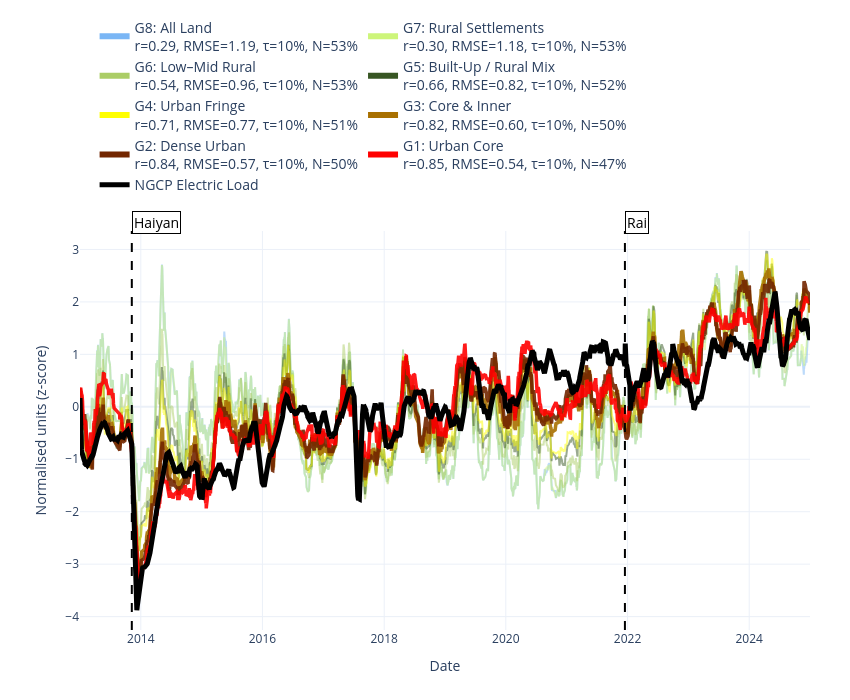
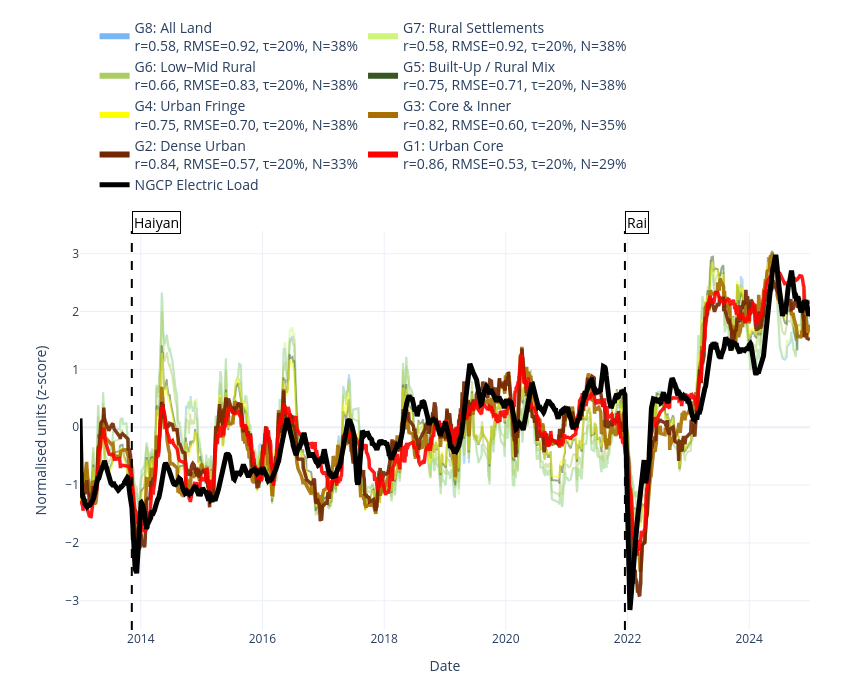
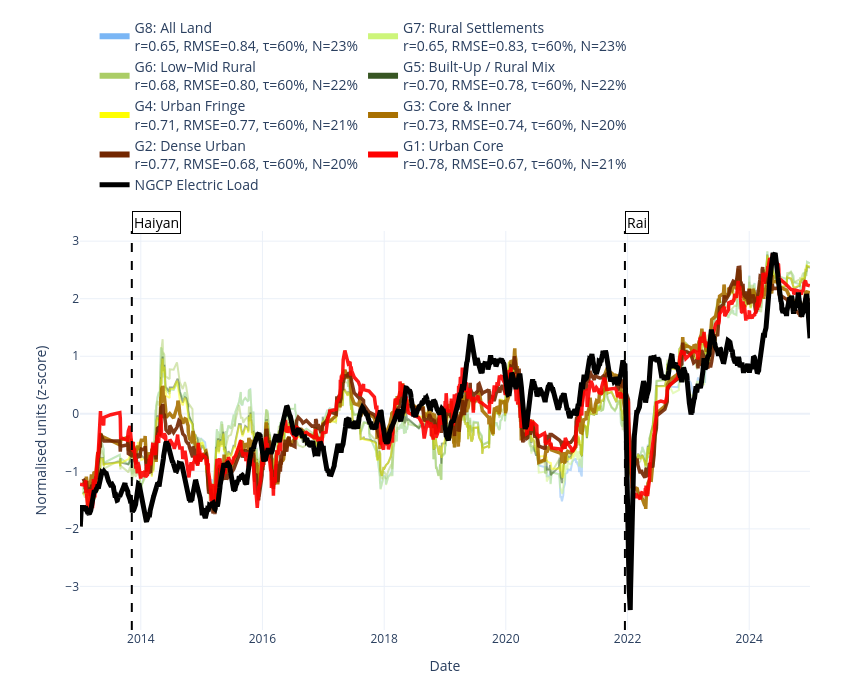
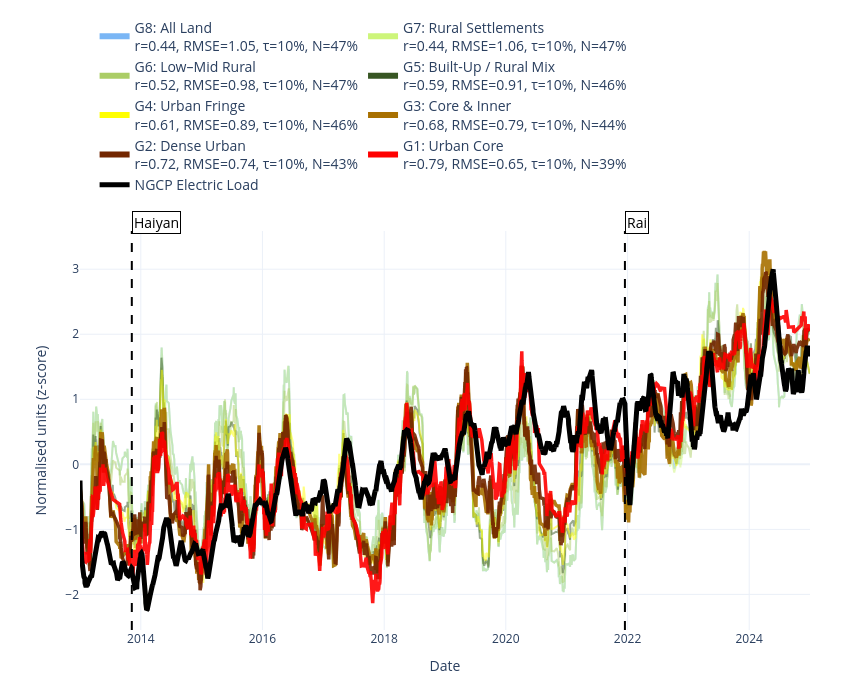

Source (notebook cell) for these figures, in order:
### Code cell
# ==============================
# Export Region-Specific Supplementary Alignment Figures
# ==============================

example_region_settings = {
    "Samar-Leyte": 10,
    "Bohol": 20,
    "Cebu": 60,
    "Negros": 10,
    "Panay": 10,
}

for region, tau in example_region_settings.items():
    fig_region = plot_ghsl_classes_vs_ngcp_zscore(
        df_all,
        ngcp_df,
        region=region,
        tau=tau,
        w=ROLLING_WINDOW,
        legend_position="top",
    )

    fig_region.show()

    safe_region = region.lower().replace("-", "_").replace(" ", "_")

    export_plotly_figure(
        fig_region,
        OUTPUT_MAIN_FIG_DIR / f"fig_08_{safe_region}_zscore_alignment_tau{tau}",
        width=850,
        height=700,
        scale=3,
        force_date_axis=True,
        tickformat="%Y",
    )

### Figure 1 — Plotly figure (JSON) as saved in the notebook; plotly's stock layout.template omitted (floating-point values rounded to 4 significant figures; data arrays with more than 128 entries replaced by an {"elided": "..."} marker saying what was removed)
{"data": [{"line": {"color": "rgba(122,182,245,0.5)", "width": 2}, "mode": "lines", "showlegend": false, "type": "scatter", "x": {"elided": "2513 str values"}, "y": {"elided": "2513 float values"}}, {"line": {"color": "#7ab6f5", "width": 6}, "mode": "lines", "name": "G8: All Land<br>r=0.29, RMSE=1.19, τ=10%, N=53%", "showlegend": true, "type": "scatter", "x": [null], "y": [null]}, {"line": {"color": "rgba(205,245,122,0.5)", "width": 2}, "mode": "lines", "showlegend": false, "type": "scatter", "x": {"elided": "2517 str values"}, "y": {"elided": "2517 float values"}}, {"line": {"color": "#cdf57a", "width": 6}, "mode": "lines", "name": "G7: Rural Settlements<br>r=0.30, RMSE=1.18, τ=10%, N=53%", "showlegend": true, "type": "scatter", "x": [null], "y": [null]}, {"line": {"color": "rgba(171,205,102,0.5)", "width": 2}, "mode": "lines", "showlegend": false, "type": "scatter", "x": {"elided": "2491 str values"}, "y": {"elided": "2491 float values"}}, {"line": {"color": "#abcd66", "width": 6}, "mode": "lines", "name": "G6: Low–Mid Rural<br>r=0.54, RMSE=0.96, τ=10%, N=53%", "showlegend": true, "type": "scatter", "x": [null], "y": [null]}, {"line": {"color": "rgba(55,86,35,0.5)", "width": 2}, "mode": "lines", "showlegend": false, "type": "scatter", "x": {"elided": "2455 str values"}, "y": {"elided": "2455 float values"}}, {"line": {"color": "#375623", "width": 6}, "mode": "lines", "name": "G5: Built-Up / Rural Mix<br>r=0.66, RMSE=0.82, τ=10%, N=52%", "showlegend": true, "type": "scatter", "x": [null], "y": [null]}, {"line": {"color": "rgba(255,255,0,0.5)", "width": 2}, "mode": "lines", "showlegend": false, "type": "scatter", "x": {"elided": "2430 str values"}, "y": {"elided": "2430 float values"}}, {"line": {"color": "#ffff00", "width": 6}, "mode": "lines", "name": "G4: Urban Fringe<br>r=0.71, RMSE=0.77, τ=10%, N=51%", "showlegend": true, "type": "scatter", "x": [null], "y": [null]}, {"line": {"color": "rgba(168,112,0,0.9)", "width": 3.5}, "mode": "lines", "showlegend": false, "type": "scatter", "x": {"elided": "2386 str values"}, "y": {"elided": "2386 float values"}}, {"line": {"color": "#a87000", "width": 6}, "mode": "lines", "name": "G3: Core & Inner<br>r=0.82, RMSE=0.60, τ=10%, N=50%", "showlegend": true, "type": "scatter", "x": [null], "y": [null]}, {"line": {"color": "rgba(115,38,0,0.9)", "width": 3.5}, "mode": "lines", "showlegend": false, "type": "scatter", "x": {"elided": "2365 str values"}, "y": {"elided": "2365 float values"}}, {"line": {"color": "#732600", "width": 6}, "mode": "lines", "name": "G2: Dense Urban<br>r=0.84, RMSE=0.57, τ=10%, N=50%", "showlegend": true, "type": "scatter", "x": [null], "y": [null]}, {"line": {"color": "rgba(255,0,0,0.9)", "width": 3.5}, "mode": "lines", "showlegend": false, "type": "scatter", "x": {"elided": "2212 str values"}, "y": {"elided": "2212 float values"}}, {"line": {"color": "#ff0000", "width": 6}, "mode": "lines", "name": "G1: Urban Core<br>r=0.85, RMSE=0.54, τ=10%, N=47%", "showlegend": true, "type": "scatter", "x": [null], "y": [null]}, {"line": {"color": "black", "width": 5}, "mode": "lines", "name": "NGCP Electric Load", "type": "scatter", "x": {"elided": "4383 str values"}, "y": {"elided": "4383 float values"}}], "layout": {"annotations": [{"bgcolor": "white", "bordercolor": "black", "borderwidth": 1, "font": {"color": "black", "size": 14}, "showarrow": false, "text": "Haiyan", "x": "2013-11-08", "xanchor": "left", "y": 1.05, "yref": "paper"}, {"bgcolor": "white", "bordercolor": "black", "borderwidth": 1, "font": {"color": "black", "size": 14}, "showarrow": false, "text": "Rai", "x": "2021-12-16", "xanchor": "left", "y": 1.05, "yref": "paper"}], "height": 700, "legend": {"font": {"size": 14}, "orientation": "h", "x": 0.02, "xanchor": "left", "y": 1.55}, "margin": {"b": 70, "l": 80, "r": 40, "t": 80}, "paper_bgcolor": "rgba(0,0,0,0)", "shapes": [{"line": {"color": "black", "dash": "dash", "width": 2}, "type": "line", "x0": "2013-11-08", "x1": "2013-11-08", "xref": "x", "y0": 0, "y1": 1, "yref": "y domain"}, {"line": {"color": "black", "dash": "dash", "width": 2}, "type": "line", "x0": "2021-12-16", "x1": "2021-12-16", "xref": "x", "y0": 0, "y1": 1, "yref": "y domain"}], "width": 850, "xaxis": {"title": {"text": "Date"}, "type": "date"}, "yaxis": {"title": {"text": "Normalised units (z-score)"}}}}

### Figure 2 — Plotly figure (JSON) as saved in the notebook; plotly's stock layout.template omitted (floating-point values rounded to 4 significant figures; data arrays with more than 128 entries replaced by an {"elided": "..."} marker saying what was removed)
{"data": [{"line": {"color": "rgba(122,182,245,0.5)", "width": 2}, "mode": "lines", "showlegend": false, "type": "scatter", "x": {"elided": "1793 str values"}, "y": {"elided": "1793 float values"}}, {"line": {"color": "#7ab6f5", "width": 6}, "mode": "lines", "name": "G8: All Land<br>r=0.58, RMSE=0.92, τ=20%, N=38%", "showlegend": true, "type": "scatter", "x": [null], "y": [null]}, {"line": {"color": "rgba(205,245,122,0.5)", "width": 2}, "mode": "lines", "showlegend": false, "type": "scatter", "x": {"elided": "1786 str values"}, "y": {"elided": "1786 float values"}}, {"line": {"color": "#cdf57a", "width": 6}, "mode": "lines", "name": "G7: Rural Settlements<br>r=0.58, RMSE=0.92, τ=20%, N=38%", "showlegend": true, "type": "scatter", "x": [null], "y": [null]}, {"line": {"color": "rgba(171,205,102,0.5)", "width": 2}, "mode": "lines", "showlegend": false, "type": "scatter", "x": {"elided": "1802 str values"}, "y": {"elided": "1802 float values"}}, {"line": {"color": "#abcd66", "width": 6}, "mode": "lines", "name": "G6: Low–Mid Rural<br>r=0.66, RMSE=0.83, τ=20%, N=38%", "showlegend": true, "type": "scatter", "x": [null], "y": [null]}, {"line": {"color": "rgba(55,86,35,0.5)", "width": 2}, "mode": "lines", "showlegend": false, "type": "scatter", "x": {"elided": "1790 str values"}, "y": {"elided": "1790 float values"}}, {"line": {"color": "#375623", "width": 6}, "mode": "lines", "name": "G5: Built-Up / Rural Mix<br>r=0.75, RMSE=0.71, τ=20%, N=38%", "showlegend": true, "type": "scatter", "x": [null], "y": [null]}, {"line": {"color": "rgba(255,255,0,0.5)", "width": 2}, "mode": "lines", "showlegend": false, "type": "scatter", "x": {"elided": "1793 str values"}, "y": {"elided": "1793 float values"}}, {"line": {"color": "#ffff00", "width": 6}, "mode": "lines", "name": "G4: Urban Fringe<br>r=0.75, RMSE=0.70, τ=20%, N=38%", "showlegend": true, "type": "scatter", "x": [null], "y": [null]}, {"line": {"color": "rgba(168,112,0,0.9)", "width": 3.5}, "mode": "lines", "showlegend": false, "type": "scatter", "x": {"elided": "1671 str values"}, "y": {"elided": "1671 float values"}}, {"line": {"color": "#a87000", "width": 6}, "mode": "lines", "name": "G3: Core & Inner<br>r=0.82, RMSE=0.60, τ=20%, N=35%", "showlegend": true, "type": "scatter", "x": [null], "y": [null]}, {"line": {"color": "rgba(115,38,0,0.9)", "width": 3.5}, "mode": "lines", "showlegend": false, "type": "scatter", "x": {"elided": "1543 str values"}, "y": {"elided": "1543 float values"}}, {"line": {"color": "#732600", "width": 6}, "mode": "lines", "name": "G2: Dense Urban<br>r=0.84, RMSE=0.57, τ=20%, N=33%", "showlegend": true, "type": "scatter", "x": [null], "y": [null]}, {"line": {"color": "rgba(255,0,0,0.9)", "width": 3.5}, "mode": "lines", "showlegend": false, "type": "scatter", "x": {"elided": "1363 str values"}, "y": {"elided": "1363 float values"}}, {"line": {"color": "#ff0000", "width": 6}, "mode": "lines", "name": "G1: Urban Core<br>r=0.86, RMSE=0.53, τ=20%, N=29%", "showlegend": true, "type": "scatter", "x": [null], "y": [null]}, {"line": {"color": "black", "width": 5}, "mode": "lines", "name": "NGCP Electric Load", "type": "scatter", "x": {"elided": "4383 str values"}, "y": {"elided": "4383 float values"}}], "layout": {"annotations": [{"bgcolor": "white", "bordercolor": "black", "borderwidth": 1, "font": {"color": "black", "size": 14}, "showarrow": false, "text": "Haiyan", "x": "2013-11-08", "xanchor": "left", "y": 1.05, "yref": "paper"}, {"bgcolor": "white", "bordercolor": "black", "borderwidth": 1, "font": {"color": "black", "size": 14}, "showarrow": false, "text": "Rai", "x": "2021-12-16", "xanchor": "left", "y": 1.05, "yref": "paper"}], "height": 700, "legend": {"font": {"size": 14}, "orientation": "h", "x": 0.02, "xanchor": "left", "y": 1.55}, "margin": {"b": 70, "l": 80, "r": 40, "t": 80}, "paper_bgcolor": "rgba(0,0,0,0)", "shapes": [{"line": {"color": "black", "dash": "dash", "width": 2}, "type": "line", "x0": "2013-11-08", "x1": "2013-11-08", "xref": "x", "y0": 0, "y1": 1, "yref": "y domain"}, {"line": {"color": "black", "dash": "dash", "width": 2}, "type": "line", "x0": "2021-12-16", "x1": "2021-12-16", "xref": "x", "y0": 0, "y1": 1, "yref": "y domain"}], "width": 850, "xaxis": {"title": {"text": "Date"}, "type": "date"}, "yaxis": {"title": {"text": "Normalised units (z-score)"}}}}

### Figure 3 — Plotly figure (JSON) as saved in the notebook; plotly's stock layout.template omitted (floating-point values rounded to 4 significant figures; data arrays with more than 128 entries replaced by an {"elided": "..."} marker saying what was removed)
{"data": [{"line": {"color": "rgba(122,182,245,0.5)", "width": 2}, "mode": "lines", "showlegend": false, "type": "scatter", "x": {"elided": "1067 str values"}, "y": {"elided": "1067 float values"}}, {"line": {"color": "#7ab6f5", "width": 6}, "mode": "lines", "name": "G8: All Land<br>r=0.65, RMSE=0.84, τ=60%, N=23%", "showlegend": true, "type": "scatter", "x": [null], "y": [null]}, {"line": {"color": "rgba(205,245,122,0.5)", "width": 2}, "mode": "lines", "showlegend": false, "type": "scatter", "x": {"elided": "1070 str values"}, "y": {"elided": "1070 float values"}}, {"line": {"color": "#cdf57a", "width": 6}, "mode": "lines", "name": "G7: Rural Settlements<br>r=0.65, RMSE=0.83, τ=60%, N=23%", "showlegend": true, "type": "scatter", "x": [null], "y": [null]}, {"line": {"color": "rgba(171,205,102,0.5)", "width": 2}, "mode": "lines", "showlegend": false, "type": "scatter", "x": {"elided": "1046 str values"}, "y": {"elided": "1046 float values"}}, {"line": {"color": "#abcd66", "width": 6}, "mode": "lines", "name": "G6: Low–Mid Rural<br>r=0.68, RMSE=0.80, τ=60%, N=22%", "showlegend": true, "type": "scatter", "x": [null], "y": [null]}, {"line": {"color": "rgba(55,86,35,0.5)", "width": 2}, "mode": "lines", "showlegend": false, "type": "scatter", "x": {"elided": "1018 str values"}, "y": {"elided": "1018 float values"}}, {"line": {"color": "#375623", "width": 6}, "mode": "lines", "name": "G5: Built-Up / Rural Mix<br>r=0.70, RMSE=0.78, τ=60%, N=22%", "showlegend": true, "type": "scatter", "x": [null], "y": [null]}, {"line": {"color": "rgba(255,255,0,0.5)", "width": 2}, "mode": "lines", "showlegend": false, "type": "scatter", "x": {"elided": "1015 str values"}, "y": {"elided": "1015 float values"}}, {"line": {"color": "#ffff00", "width": 6}, "mode": "lines", "name": "G4: Urban Fringe<br>r=0.71, RMSE=0.77, τ=60%, N=21%", "showlegend": true, "type": "scatter", "x": [null], "y": [null]}, {"line": {"color": "rgba(168,112,0,0.9)", "width": 3.5}, "mode": "lines", "showlegend": false, "type": "scatter", "x": {"elided": "950 str values"}, "y": {"elided": "950 float values"}}, {"line": {"color": "#a87000", "width": 6}, "mode": "lines", "name": "G3: Core & Inner<br>r=0.73, RMSE=0.74, τ=60%, N=20%", "showlegend": true, "type": "scatter", "x": [null], "y": [null]}, {"line": {"color": "rgba(115,38,0,0.9)", "width": 3.5}, "mode": "lines", "showlegend": false, "type": "scatter", "x": {"elided": "928 str values"}, "y": {"elided": "928 float values"}}, {"line": {"color": "#732600", "width": 6}, "mode": "lines", "name": "G2: Dense Urban<br>r=0.77, RMSE=0.68, τ=60%, N=20%", "showlegend": true, "type": "scatter", "x": [null], "y": [null]}, {"line": {"color": "rgba(255,0,0,0.9)", "width": 3.5}, "mode": "lines", "showlegend": false, "type": "scatter", "x": {"elided": "1015 str values"}, "y": {"elided": "1015 float values"}}, {"line": {"color": "#ff0000", "width": 6}, "mode": "lines", "name": "G1: Urban Core<br>r=0.78, RMSE=0.67, τ=60%, N=21%", "showlegend": true, "type": "scatter", "x": [null], "y": [null]}, {"line": {"color": "black", "width": 5}, "mode": "lines", "name": "NGCP Electric Load", "type": "scatter", "x": {"elided": "4383 str values"}, "y": {"elided": "4383 float values"}}], "layout": {"annotations": [{"bgcolor": "white", "bordercolor": "black", "borderwidth": 1, "font": {"color": "black", "size": 14}, "showarrow": false, "text": "Haiyan", "x": "2013-11-08", "xanchor": "left", "y": 1.05, "yref": "paper"}, {"bgcolor": "white", "bordercolor": "black", "borderwidth": 1, "font": {"color": "black", "size": 14}, "showarrow": false, "text": "Rai", "x": "2021-12-16", "xanchor": "left", "y": 1.05, "yref": "paper"}], "height": 700, "legend": {"font": {"size": 14}, "orientation": "h", "x": 0.02, "xanchor": "left", "y": 1.55}, "margin": {"b": 70, "l": 80, "r": 40, "t": 80}, "paper_bgcolor": "rgba(0,0,0,0)", "shapes": [{"line": {"color": "black", "dash": "dash", "width": 2}, "type": "line", "x0": "2013-11-08", "x1": "2013-11-08", "xref": "x", "y0": 0, "y1": 1, "yref": "y domain"}, {"line": {"color": "black", "dash": "dash", "width": 2}, "type": "line", "x0": "2021-12-16", "x1": "2021-12-16", "xref": "x", "y0": 0, "y1": 1, "yref": "y domain"}], "width": 850, "xaxis": {"title": {"text": "Date"}, "type": "date"}, "yaxis": {"title": {"text": "Normalised units (z-score)"}}}}

### Figure 4 — Plotly figure (JSON) as saved in the notebook; plotly's stock layout.template omitted (floating-point values rounded to 4 significant figures; data arrays with more than 128 entries replaced by an {"elided": "..."} marker saying what was removed)
{"data": [{"line": {"color": "rgba(122,182,245,0.5)", "width": 2}, "mode": "lines", "showlegend": false, "type": "scatter", "x": {"elided": "2234 str values"}, "y": {"elided": "2234 float values"}}, {"line": {"color": "#7ab6f5", "width": 6}, "mode": "lines", "name": "G8: All Land<br>r=0.44, RMSE=1.05, τ=10%, N=47%", "showlegend": true, "type": "scatter", "x": [null], "y": [null]}, {"line": {"color": "rgba(205,245,122,0.5)", "width": 2}, "mode": "lines", "showlegend": false, "type": "scatter", "x": {"elided": "2234 str values"}, "y": {"elided": "2234 float values"}}, {"line": {"color": "#cdf57a", "width": 6}, "mode": "lines", "name": "G7: Rural Settlements<br>r=0.44, RMSE=1.06, τ=10%, N=47%", "showlegend": true, "type": "scatter", "x": [null], "y": [null]}, {"line": {"color": "rgba(171,205,102,0.5)", "width": 2}, "mode": "lines", "showlegend": false, "type": "scatter", "x": {"elided": "2214 str values"}, "y": {"elided": "2214 float values"}}, {"line": {"color": "#abcd66", "width": 6}, "mode": "lines", "name": "G6: Low–Mid Rural<br>r=0.52, RMSE=0.98, τ=10%, N=47%", "showlegend": true, "type": "scatter", "x": [null], "y": [null]}, {"line": {"color": "rgba(55,86,35,0.5)", "width": 2}, "mode": "lines", "showlegend": false, "type": "scatter", "x": {"elided": "2186 str values"}, "y": {"elided": "2186 float values"}}, {"line": {"color": "#375623", "width": 6}, "mode": "lines", "name": "G5: Built-Up / Rural Mix<br>r=0.59, RMSE=0.91, τ=10%, N=46%", "showlegend": true, "type": "scatter", "x": [null], "y": [null]}, {"line": {"color": "rgba(255,255,0,0.5)", "width": 2}, "mode": "lines", "showlegend": false, "type": "scatter", "x": {"elided": "2164 str values"}, "y": {"elided": "2164 float values"}}, {"line": {"color": "#ffff00", "width": 6}, "mode": "lines", "name": "G4: Urban Fringe<br>r=0.61, RMSE=0.89, τ=10%, N=46%", "showlegend": true, "type": "scatter", "x": [null], "y": [null]}, {"line": {"color": "rgba(168,112,0,0.9)", "width": 3.5}, "mode": "lines", "showlegend": false, "type": "scatter", "x": {"elided": "2081 str values"}, "y": {"elided": "2081 float values"}}, {"line": {"color": "#a87000", "width": 6}, "mode": "lines", "name": "G3: Core & Inner<br>r=0.68, RMSE=0.79, τ=10%, N=44%", "showlegend": true, "type": "scatter", "x": [null], "y": [null]}, {"line": {"color": "rgba(115,38,0,0.9)", "width": 3.5}, "mode": "lines", "showlegend": false, "type": "scatter", "x": {"elided": "2040 str values"}, "y": {"elided": "2040 float values"}}, {"line": {"color": "#732600", "width": 6}, "mode": "lines", "name": "G2: Dense Urban<br>r=0.72, RMSE=0.74, τ=10%, N=43%", "showlegend": true, "type": "scatter", "x": [null], "y": [null]}, {"line": {"color": "rgba(255,0,0,0.9)", "width": 3.5}, "mode": "lines", "showlegend": false, "type": "scatter", "x": {"elided": "1837 str values"}, "y": {"elided": "1837 float values"}}, {"line": {"color": "#ff0000", "width": 6}, "mode": "lines", "name": "G1: Urban Core<br>r=0.79, RMSE=0.65, τ=10%, N=39%", "showlegend": true, "type": "scatter", "x": [null], "y": [null]}, {"line": {"color": "black", "width": 5}, "mode": "lines", "name": "NGCP Electric Load", "type": "scatter", "x": {"elided": "4383 str values"}, "y": {"elided": "4383 float values"}}], "layout": {"annotations": [{"bgcolor": "white", "bordercolor": "black", "borderwidth": 1, "font": {"color": "black", "size": 14}, "showarrow": false, "text": "Haiyan", "x": "2013-11-08", "xanchor": "left", "y": 1.05, "yref": "paper"}, {"bgcolor": "white", "bordercolor": "black", "borderwidth": 1, "font": {"color": "black", "size": 14}, "showarrow": false, "text": "Rai", "x": "2021-12-16", "xanchor": "left", "y": 1.05, "yref": "paper"}], "height": 700, "legend": {"font": {"size": 14}, "orientation": "h", "x": 0.02, "xanchor": "left", "y": 1.55}, "margin": {"b": 70, "l": 80, "r": 40, "t": 80}, "paper_bgcolor": "rgba(0,0,0,0)", "shapes": [{"line": {"color": "black", "dash": "dash", "width": 2}, "type": "line", "x0": "2013-11-08", "x1": "2013-11-08", "xref": "x", "y0": 0, "y1": 1, "yref": "y domain"}, {"line": {"color": "black", "dash": "dash", "width": 2}, "type": "line", "x0": "2021-12-16", "x1": "2021-12-16", "xref": "x", "y0": 0, "y1": 1, "yref": "y domain"}], "width": 850, "xaxis": {"title": {"text": "Date"}, "type": "date"}, "yaxis": {"title": {"text": "Normalised units (z-score)"}}}}
